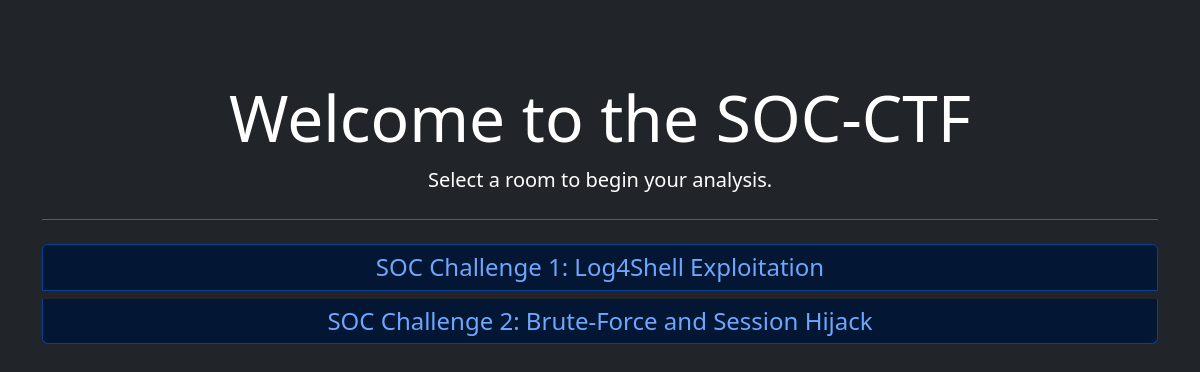
The page / on the database its author committed.
### tables this page shows
CREATE TABLE rooms (id TEXT PRIMARY KEY, title TEXT, description TEXT, log_file TEXT);

### app.py (the view)
@app.route("/")
def index():
    db = get_db()
    rooms = db.execute("SELECT * FROM rooms").fetchall()
    return render_template("index.html", rooms=rooms)

### app.py (called while the page is built)
def get_db():
    db = getattr(g, "_db", None)
    if db is None:
        db = g._db = sqlite3.connect(DB_PATH)
        db.row_factory = sqlite3.Row
    return db

### templates/index.html (shortened to what this page needs)
<!DOCTYPE html>
<html lang="en" data-bs-theme="dark">
<head>
    <link href="https://cdn.jsdelivr.net/npm/bootstrap@5.3.3/dist/css/bootstrap.min.css" rel="stylesheet">
</head>
<body class="bg-dark text-white">
    <div class="container text-center" style="margin-top: 10vh;">
        <h1 class="display-3">Welcome to the SOC-CTF</h1>
        <p class="lead">Select a room to begin your analysis.</p>
        <hr class="my-4">
        <div class="list-group">
            {% for room in rooms %}
                <a href="/room/{{ room['id'] }}" class="list-group-item list-group-item-action list-group-item-primary h4">
                    {{ room['title'] }}
                </a>
            {% endfor %}
        </div>
    </div>
</body>
</html>

### rows shown on the page
rooms: title "SOC Challenge 1: Log4Shell Exploitation"
rooms: title "SOC Challenge 2: Brute-Force and Session Hijack"
